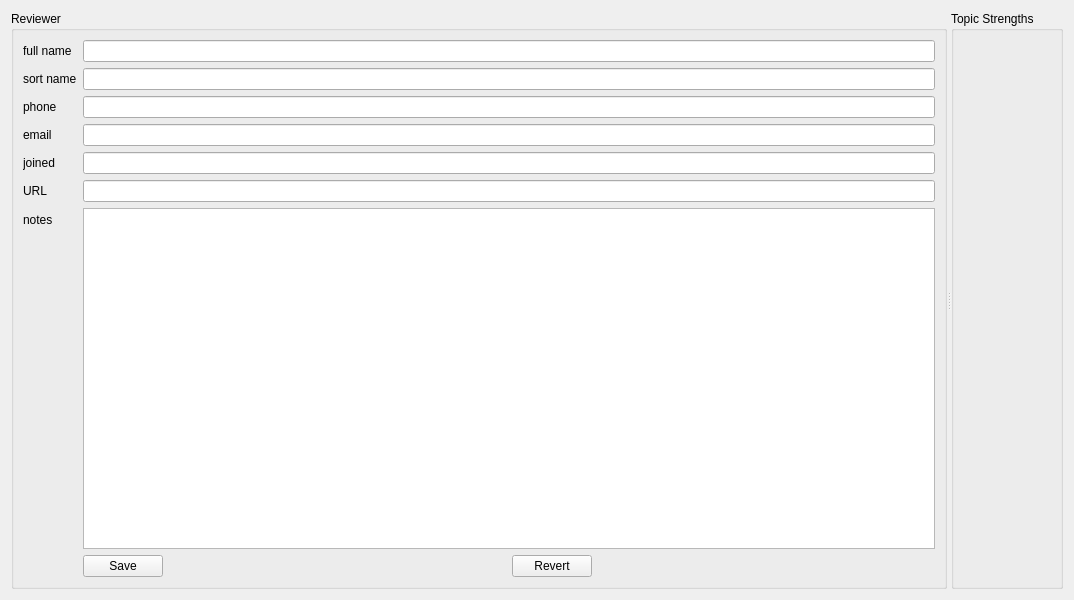
<?xml version="1.0" encoding="UTF-8"?>
<ui version="4.0">
 <class>Form</class>
 <widget class="QWidget" name="Form">
  <property name="geometry">
   <rect>
    <x>0</x>
    <y>0</y>
    <width>1074</width>
    <height>600</height>
   </rect>
  </property>
  <property name="windowTitle">
   <string>Form</string>
  </property>
  <layout class="QGridLayout" name="gridLayout">
   <item row="0" column="0">
    <widget class="QSplitter" name="splitter">
     <property name="orientation">
      <enum>Qt::Horizontal</enum>
     </property>
     <property name="childrenCollapsible">
      <bool>false</bool>
     </property>
     <widget class="QGroupBox" name="reviewer_box">
      <property name="sizePolicy">
       <sizepolicy hsizetype="Preferred" vsizetype="Preferred">
        <horstretch>0</horstretch>
        <verstretch>0</verstretch>
       </sizepolicy>
      </property>
      <property name="title">
       <string>Reviewer</string>
      </property>
      <layout class="QGridLayout" name="gridLayout_2">
       <item row="0" column="0">
        <layout class="QFormLayout" name="formLayout">
         <item row="0" column="0">
          <widget class="QLabel" name="label">
           <property name="text">
            <string>full name</string>
           </property>
          </widget>
         </item>
         <item row="0" column="1">
          <widget class="QLineEdit" name="full_name"/>
         </item>
         <item row="1" column="0">
          <widget class="QLabel" name="label_2">
           <property name="text">
            <string>sort name</string>
           </property>
          </widget>
         </item>
         <item row="1" column="1">
          <widget class="QLineEdit" name="sort_name"/>
         </item>
         <item row="2" column="0">
          <widget class="QLabel" name="label_3">
           <property name="text">
            <string>phone</string>
           </property>
          </widget>
         </item>
         <item row="2" column="1">
          <widget class="QLineEdit" name="phone"/>
         </item>
         <item row="3" column="0">
          <widget class="QLabel" name="label_4">
           <property name="text">
            <string>email</string>
           </property>
          </widget>
         </item>
         <item row="3" column="1">
          <widget class="QLineEdit" name="email"/>
         </item>
         <item row="4" column="0">
          <widget class="QLabel" name="label_5">
           <property name="text">
            <string>joined</string>
           </property>
          </widget>
         </item>
         <item row="5" column="0">
          <widget class="QLabel" name="label_6">
           <property name="text">
            <string>URL</string>
           </property>
          </widget>
         </item>
         <item row="6" column="0">
          <widget class="QLabel" name="label_7">
           <property name="text">
            <string>notes</string>
           </property>
          </widget>
         </item>
         <item row="4" column="1">
          <widget class="QLineEdit" name="joined"/>
         </item>
         <item row="5" column="1">
          <widget class="QLineEdit" name="url"/>
         </item>
         <item row="6" column="1">
          <widget class="QPlainTextEdit" name="notes"/>
         </item>
         <item row="7" column="1">
          <layout class="QHBoxLayout" name="horizontalLayout">
           <item>
            <widget class="QPushButton" name="save_pb">
             <property name="text">
              <string>Save</string>
             </property>
            </widget>
           </item>
           <item>
            <spacer name="horizontalSpacer_2">
             <property name="orientation">
              <enum>Qt::Horizontal</enum>
             </property>
             <property name="sizeHint" stdset="0">
              <size>
               <width>40</width>
               <height>20</height>
              </size>
             </property>
            </spacer>
           </item>
           <item>
            <widget class="QPushButton" name="revert_pb">
             <property name="text">
              <string>Revert</string>
             </property>
            </widget>
           </item>
           <item>
            <spacer name="horizontalSpacer">
             <property name="orientation">
              <enum>Qt::Horizontal</enum>
             </property>
             <property name="sizeHint" stdset="0">
              <size>
               <width>40</width>
               <height>20</height>
              </size>
             </property>
            </spacer>
           </item>
          </layout>
         </item>
        </layout>
       </item>
      </layout>
     </widget>
     <widget class="QGroupBox" name="topic_box">
      <property name="title">
       <string>Topic Strengths</string>
      </property>
      <property name="alignment">
       <set>Qt::AlignLeading|Qt::AlignLeft|Qt::AlignTop</set>
      </property>
      <layout class="QGridLayout" name="gridLayout_3">
       <item row="0" column="1">
        <layout class="QGridLayout" name="topic_layout"/>
       </item>
      </layout>
     </widget>
    </widget>
   </item>
  </layout>
 </widget>
 <resources/>
 <connections/>
</ui>
